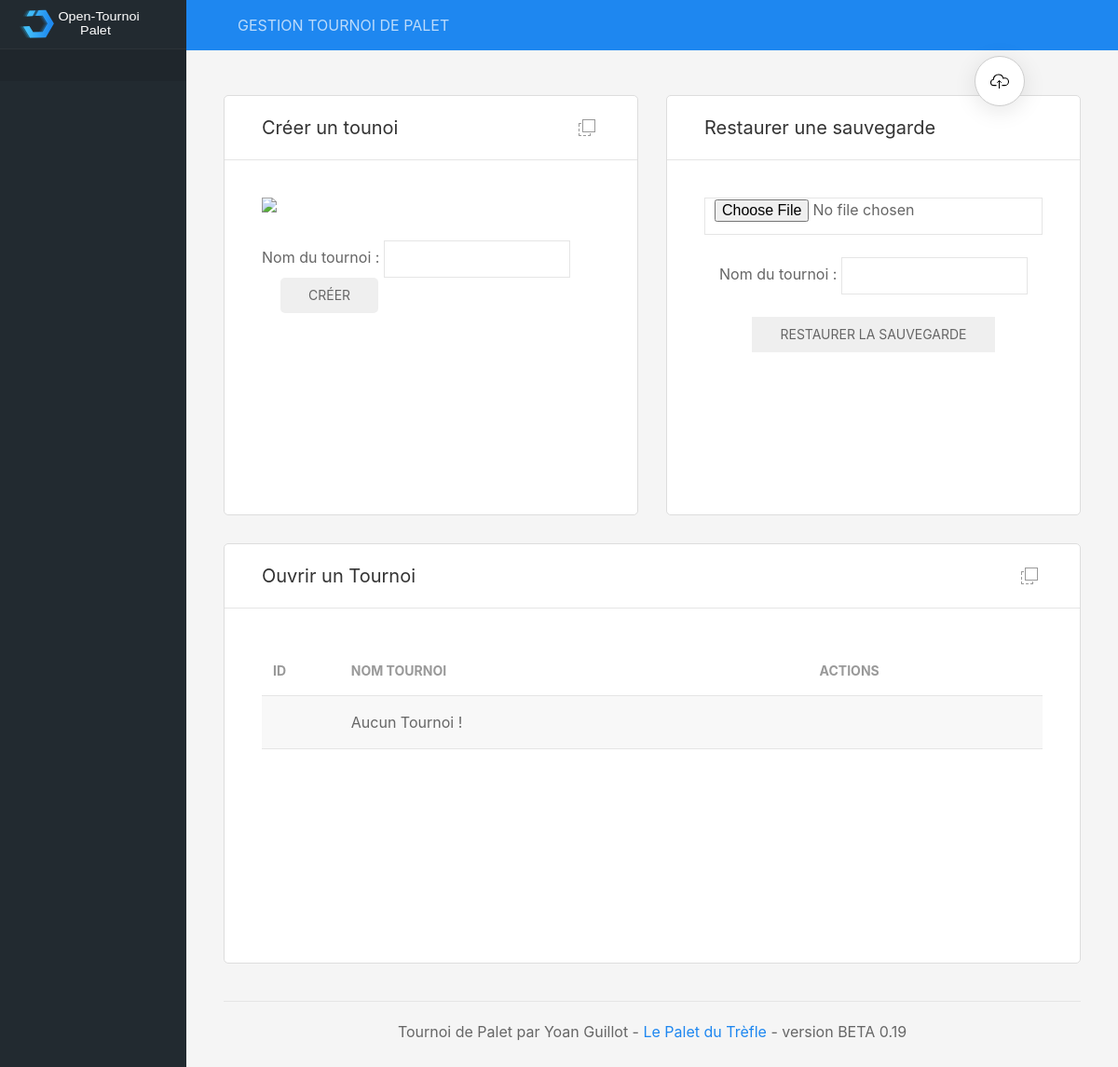
Before: / with the older database file.
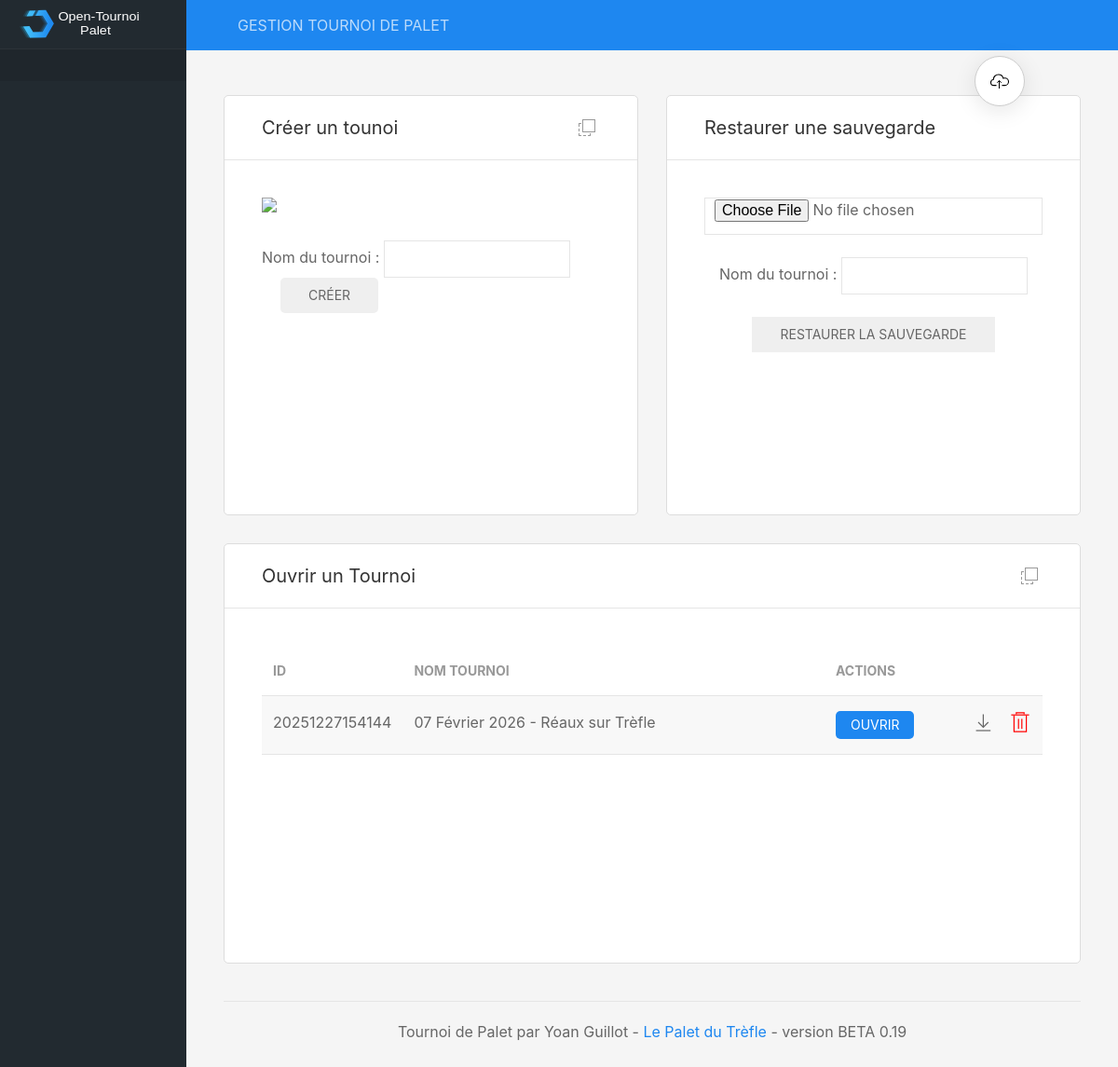
After: the same page with the newer database file.
### tables this page shows
CREATE TABLE tournois (id_tournoi NUMERIC (12) PRIMARY KEY DESC UNIQUE NOT NULL, nom_tournoi TEXT (200) NOT NULL, datecreation_tournoi DATE NOT NULL DEFAULT (STRFTIME('%d/%m/%Y, %H:%M', DATETIME('now', 'localtime'))), max_equipes INTEGER NOT NULL DEFAULT (0), type_phasesfinales TEXT NOT NULL DEFAULT aleatoire, pts_qualifs INTEGER DEFAULT (13) NOT NULL, pts_phasesfinales INTEGER NOT NULL DEFAULT (13), pts_finales NUMERIC NOT NULL DEFAULT (15), statut_inscriptions TEXT DEFAULT encours, statut_qualifs TEXT DEFAULT attente, statut_phasesfinales TEXT DEFAULT attente);

### includes/fonctions.inc.php (called while the page is built, shortened)
<?php
function listeTournois()
{
	global $db;
	$resultats = $db->query('SELECT * FROM tournois ORDER BY id_tournoi DESC');
	while ($row = $resultats->fetchArray(1)) {
		$listeTournois[] = $row;
	}
	if(!empty($listeTournois)){
		return $listeTournois;
	}
}
?>

### includes/accueil.inc.php (the view, shortened to what this page needs)
<div class="uk-grid uk-grid-medium" data-uk-grid uk-sortable="handle: .sortable-icon">
	<div class="uk-width-1-2@l">
		<div class="uk-card uk-card-default uk-card-hover">
			<div class="uk-card-header">
				<div class="uk-grid uk-grid-small">
					<div class="uk-width-auto"><h4>Créer un tounoi</h4></div>
					<div class="uk-width-expand uk-text-right panel-icons">
						<a href="#" class="uk-icon-link sortable-icon" title="Déplacer" data-uk-tooltip data-uk-icon="icon: move"></a>
					</div>
				</div>
			</div>
			<div class="uk-card-body">
				<div class="chart-container">
					<img style="max-height:200px;" src="images/tournoi.png" class="uk-align-center"/>
					<form method="POST">
							<div class="uk-panel uk-panel-box uk-margin-top">Nom du tournoi : <input name="nomTournoi" class="uk-input uk-form-width-medium" type="text" required>
							<button class="uk-button uk-button-success uk-margin-left">Créer</button>
						</div>
					</form>
				</div>
			</div>
		</div>
	</div>
	<div class="uk-width-1-2">
		<div class="uk-card uk-card-default uk-card-hover uk-height-1-1">
			<div class="uk-card-header">
				<div class="uk-grid uk-grid-small">
					<div class="uk-width-auto"><h4>Restaurer une sauvegarde</h4></div>
					<div class="uk-width-expand uk-text-right panel-icons">
					</div>
				</div>
			</div>
			<div class="uk-card-body">
				<div uk-overflow-auto>
					<div class="uk-panel uk-text-center">
                    <form name="form" method="post" action="index.php" enctype="multipart/form-data">
                        <input class="uk-input" type="file" name="aFile" />
                        <br />
                        <br />
						Nom du tournoi : <input class="uk-input uk-form-width-medium" type="text" name="nomTournoi"/><br/>
						<br/><input type="hidden" name="action" value="restauration" />
                        <input class="uk-button uk-button-success" type="submit" name="submitFile" value="restaurer la sauvegarde" />
                        </form>
                    </div>
				</div>
			</div>
		</div>
	</div>
</div>
<div class="uk-grid uk-grid-medium" data-uk-grid uk-sortable="handle: .sortable-icon">
	<div class="uk-width-1-1">
		<div class="uk-card uk-card-default uk-card-hover">
			<div class="uk-card-header">
				<div class="uk-grid uk-grid-small">
					<div class="uk-width-auto"><h4>Ouvrir un Tournoi</h4></div>
					<div class="uk-width-expand uk-text-right panel-icons">
						<a href="#" class="uk-icon-link sortable-icon" title="Déplacer" data-uk-tooltip data-uk-icon="icon: move"></a>
					</div>
				</div>
			</div>
			<div class="uk-card-body">
				<div class="chart-container" uk-overflow-auto>
					<table class="uk-table uk-table-striped">
						<thead>
							<tr>
								<th style="width:10%">ID</th>
								<th style="width: 60%">Nom tournoi</th>
								<th style="width: 30%">Actions</th>
							</tr>
						</thead>
<?php
	$listeTournois = listeTournois();
	if(!empty($listeTournois)){
		foreach($listeTournois as $row) {
			echo "<tr><td>". $row['id_tournoi'] ."</td>
				<td>". $row['nom_tournoi'] ."</td>
				<td>
					<a href=\"index.php?idtournoi=". $row['id_tournoi'] ."\"><button class=\"uk-button uk-button-primary uk-button-small\">Ouvrir</button></a>
					<a class=\"uk-float-right\" style=\"color: red\" href=\"\" onclick=\"supprTournoi(". $row['id_tournoi'] .")\" uk-icon=\"icon: trash; ratio: 1.2\" uk-toggle=\"target: #supprTournoi\"></a>
					<a class=\"uk-float-right\" style=\"margin-right: 15px;\" href=\"./includes/conf/". $row['id_tournoi'] .".db\" uk-icon=\"icon: download; ratio: 1.2\"></a>
				</td>
			</tr>";
		}
	}else{
		echo "<tr><td></td><td>Aucun Tournoi !</td><td></td></tr>";
	}
?>
					</table>
				</div>
			</div>
		</div>
	</div>
</div>

### index.php (shortened to what this page needs)
<?php
if (isset($_GET['idtournoi'])){
	$idTournoi = $_GET['idtournoi'];
	$db = new SQLite3('includes/conf/' .$idTournoi. '.db');
	if (!empty($_GET['page'])){
		$page = $_GET['page'];
	}else{
		$page = "gestion";
	}
}else{
	$db = new SQLite3('includes/conf/tournois.db');
	$page="accueil";
}
	$sql = "
	PRAGMA foreign_keys = off;
	BEGIN TRANSACTION;
	-- Tableau : equipes_poule_pf
	CREATE TABLE IF NOT EXISTS equipes_poule_pf (
		id_equipe_poule_pf INTEGER PRIMARY KEY AUTOINCREMENT,
		num_equipe NUMERIC,
		num_phasefinale NUMERIC REFERENCES phases_finales (num_phasefinale) ON DELETE CASCADE,
		nb_victoires NUMERIC,
		pts_pour NUMERIC,
		pts_contre NUMERIC,
		pts_diff NUMERIC
	);
	COMMIT TRANSACTION;
	PRAGMA foreign_keys = on;
	";
    $db->exec($sql);
include 'includes/fonctions.inc.php';
include 'includes/actions.inc.php';
?>
<!DOCTYPE html>
<head>
    <link rel="stylesheet" href="css/uikit.min.css" />
    <link rel="stylesheet" href="css/dashboard.css" />
    <link rel="stylesheet" href="css/style.css" />
    <link rel="stylesheet" href="css/arbres.css" />
</head>
<body>
<?php
	if ($page != 'accuei') { ?>
	<div style="position: fixed;top: 60px; right: 100px;z-index: 1000;">
		<a href="#" style="background-color: #FFFFFF; color: #000000;border:1px solid #cccccc; border-radius:50%; padding: 16px; box-shadow: 0 5px 25px rgba(0,0,0,.1)" class="uk-icon-link generate-web-btn" title="Générer site Web" data-idtournoi="<?= $idTournoi ?>" data-uk-tooltip data-uk-icon="icon: cloud-upload"></a>
	</div>
<?php }
include 'includes/dashboard.inc.php';
?>
</body>
</html>

### includes/dashboard.inc.php (shortened to what this page needs)
		<header id="top-head" class="uk-position-fixed">
			<div class="uk-container uk-container-expand uk-background-primary">
				<nav class="uk-navbar uk-light uk-padding-small" data-uk-navbar="mode:click; duration: 250">
					<div class="uk-navbar-left">
						<div>GESTION TOURNOI DE PALET</div>
					</div>
				</nav>
			</div>
		</header>
		<aside id="left-col" class="uk-light uk-visible@m">
			<div class="left-logo uk-flex uk-flex-middle">
				<img class="custom-logo" src="img/dashboard-logo.svg" alt="">
			</div>
			<div class="left-content-box  content-box-dark">
			</div>
		</aside>
		<div id="content" data-uk-height-viewport="expand: true" style="height:100%; display:block;">
			<div style="margin-top:20px;" class="uk-container uk-container-expand">
<?php
	include "includes/$page.inc.php";
?>
				<footer class="uk-section uk-section-small uk-width-1-1 uk-text-center donotprint">
					<hr>
					<p class="uk-text-center">Tournoi de Palet par Yoan Guillot - <a href="https://www.lepaletdutrefle.fr">Le Palet du Trèfle</a> - version BETA 0.19
					</p>
				</footer>
			</div>
		</div>

### css/dashboard.css (style rules this page uses)
#top-head { z-index: 9; top: 0; left:0; right:0; }
#left-col { position: fixed; left: 0; top:0; bottom:0; overflow-x: hidden; overflow-y: auto; background-color: #222A30; width: 200px; z-index:2; transition: height 0.3s ease-out; }
.left-content-box { padding: 0.75rem 20px; border-top: 1px solid rgba(255,255,255,0.06); margin-bottom: -1px; }
.content-box-dark { background-color: rgba(0,0,0,0.09); }
.left-logo { height: 52px; line-height: 52px; padding: 0 20px; }
.custom-logo { height: 32px; }
.panel-icons { margin: 0 4px; }
#content { margin-top: 52px; padding: 30px 0 0 0; background-color: #f5f5f5; margin-left: 0; transition: margin 0.2s cubic-bezier(.4,0,.2,1); }
@media screen and (min-width: 960px) { #content { margin-left: 200px; } }
@media screen and (min-width: 960px) { #top-head { left:200px; } }
.uk-card { box-shadow: none; }
.uk-card { -webkit-transition: box-shadow 0.55s cubic-bezier(.4,0,.2,1); transition: box-shadow 0.55s cubic-bezier(.4,0,.2,1); }
.chart-container { position: relative; height: 300px; margin: 0 auto; }

### css/style.css (style rules this page uses)
.uk-table th { font-weight: bolder; }
button, select { border-radius: 5px !important; }
.uk-card { border-radius: 5px; border: 1px solid #dddddd; }

Changed rows visible on the page:
added tournois: id_tournoi "20251227154144", nom_tournoi "07 Février 2026 - Réaux sur Trèfle"
Other visible differences:
text no longer shown: "Aucun Tournoi !"
